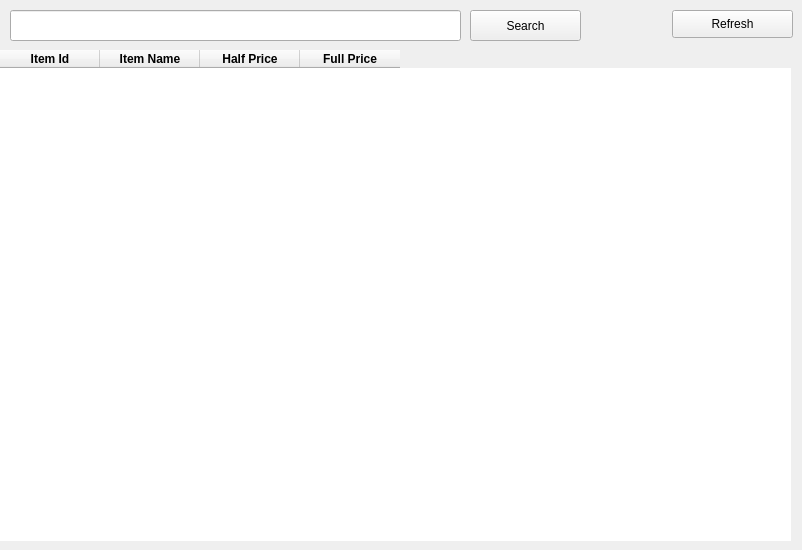
      <widget class="QWidget" name="tab_11">
       <attribute name="icon">
        <iconset>
         <normaloff>Assets/all.png</normaloff>Assets/all.png</iconset>
       </attribute>
       <attribute name="title">
        <string>All</string>
       </attribute>
       <widget class="QPushButton" name="pushButton_7">
        <property name="geometry">
         <rect>
          <x>672</x>
          <y>10</y>
          <width>121</width>
          <height>28</height>
         </rect>
        </property>
        <property name="text">
         <string>Refresh</string>
        </property>
        <property name="icon">
         <iconset>
          <normaloff>Assets/reset.png</normaloff>Assets/reset.png</iconset>
        </property>
       </widget>
       <widget class="QTableWidget" name="tableWidget">
        <property name="geometry">
         <rect>
          <x>0</x>
          <y>50</y>
          <width>791</width>
          <height>491</height>
         </rect>
        </property>
        <property name="autoFillBackground">
         <bool>false</bool>
        </property>
        <property name="frameShape">
         <enum>QFrame::NoFrame</enum>
        </property>
        <property name="editTriggers">
         <set>QAbstractItemView::NoEditTriggers</set>
        </property>
        <column>
         <property name="text">
          <string>Item Id</string>
         </property>
         <property name="font">
          <font>
           <weight>75</weight>
           <bold>true</bold>
          </font>
         </property>
         <property name="textAlignment">
          <set>AlignCenter</set>
         </property>
        </column>
        <column>
         <property name="text">
          <string>Item Name</string>
         </property>
         <property name="font">
          <font>
           <weight>75</weight>
           <bold>true</bold>
          </font>
         </property>
         <property name="textAlignment">
          <set>AlignCenter</set>
         </property>
        </column>
        <column>
         <property name="text">
          <string>Half Price</string>
         </property>
         <property name="font">
          <font>
           <weight>75</weight>
           <bold>true</bold>
          </font>
         </property>
         <property name="textAlignment">
          <set>AlignCenter</set>
         </property>
        </column>
        <column>
         <property name="text">
          <string>Full Price</string>
         </property>
         <property name="font">
          <font>
           <weight>75</weight>
           <bold>true</bold>
          </font>
         </property>
         <property name="textAlignment">
          <set>AlignCenter</set>
         </property>
        </column>
       </widget>
       <widget class="QLineEdit" name="lineEdit_6">
        <property name="geometry">
         <rect>
          <x>10</x>
          <y>10</y>
          <width>451</width>
          <height>31</height>
         </rect>
        </property>
        <property name="toolTip">
         <string>Enter Item Name</string>
        </property>
        <property name="text">
         <string/>
        </property>
       </widget>
       <widget class="QPushButton" name="pushButton_33">
        <property name="geometry">
         <rect>
          <x>470</x>
          <y>10</y>
          <width>111</width>
          <height>31</height>
         </rect>
        </property>
        <property name="text">
         <string>Search</string>
        </property>
        <property name="icon">
         <iconset>
          <normaloff>Assets/search.png</normaloff>Assets/search.png</iconset>
        </property>
        <property name="checkable">
         <bool>true</bool>
        </property>
        <property name="checked">
         <bool>false</bool>
        </property>
        <property name="flat">
         <bool>false</bool>
        </property>
       </widget>
      </widget>
